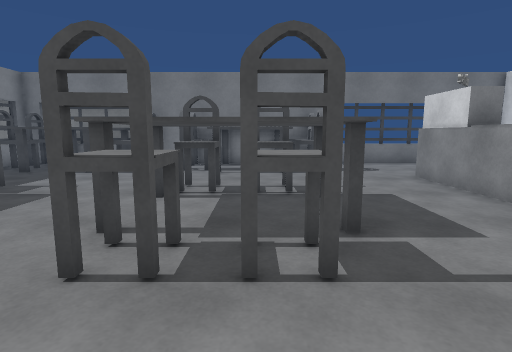
View 1 (above)

17 first-person views from a walk through a scene from a Unity 3-D project. The camera is 1.2 m above the floor, tilts 8° down and sees 80° across. The floor is counted in squares, 0.95 m on a side. Each view is taken from the middle of a square. On the plan, view 1 faces up. The plan holds only what a view shows up to about 14 squares ahead; the rest is blank. The player is left out. Door leaves are left out, so doorways stand open. Surface patterns are stand-ins for the level's own textures.

View 2
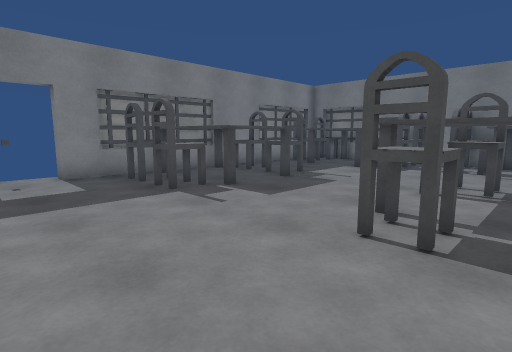

View 3
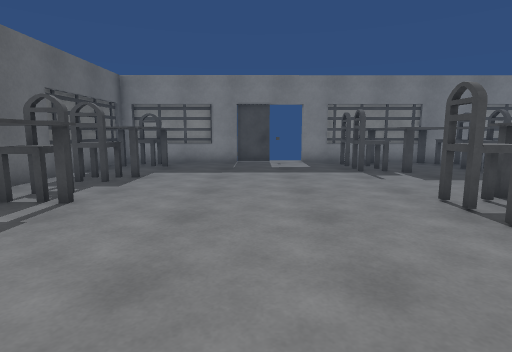

View 4
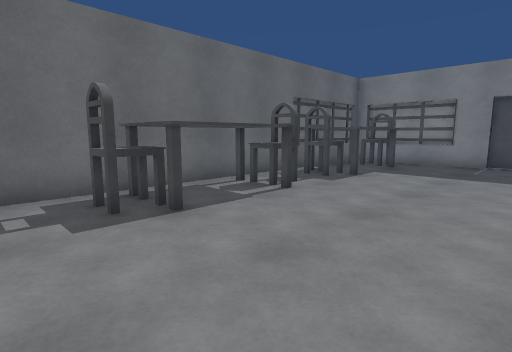

View 5
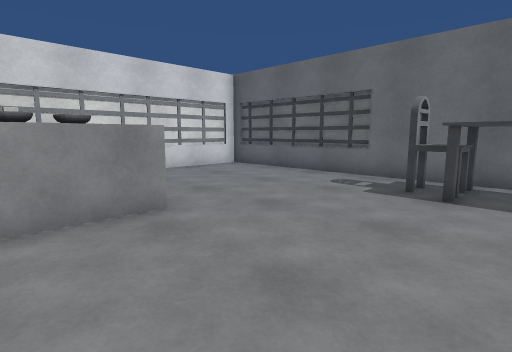

View 6
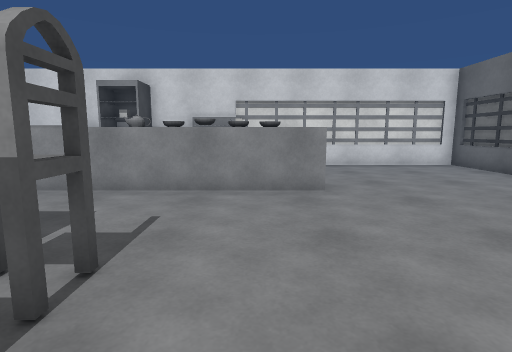

View 7
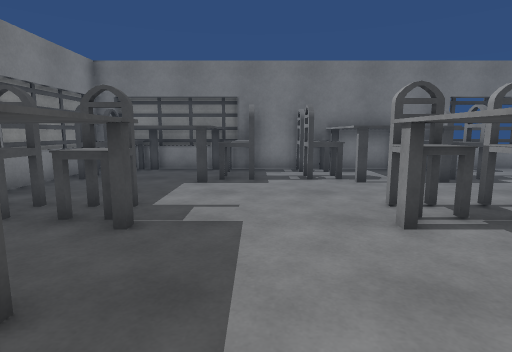

View 8
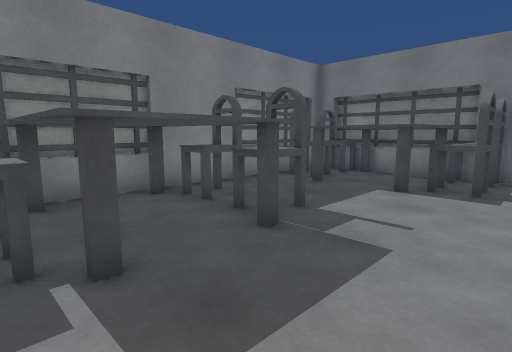

View 9
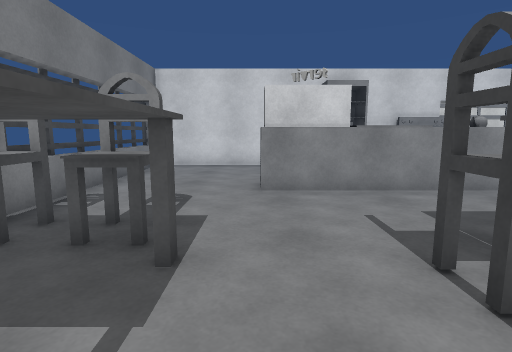

View 10
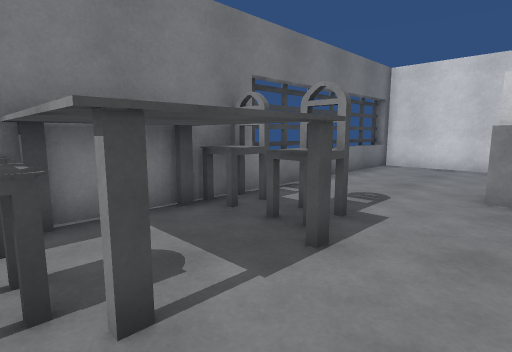

View 11
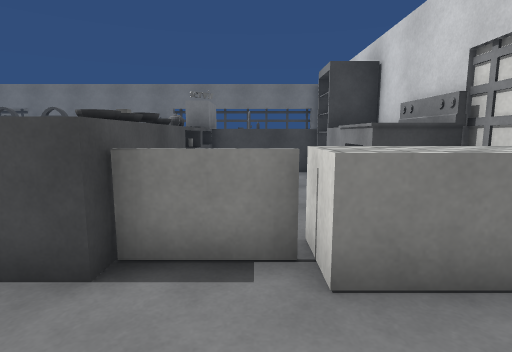

View 12
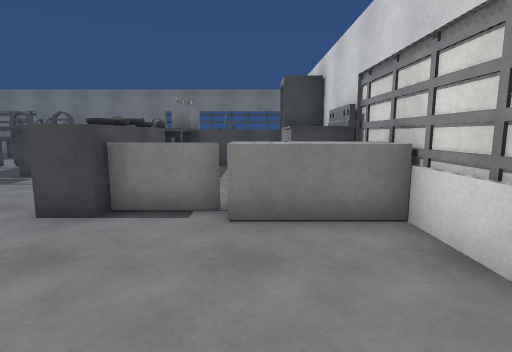

View 13
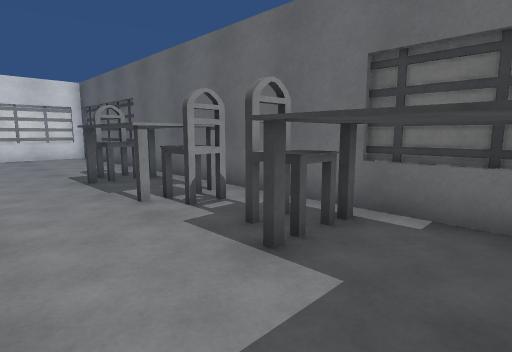

View 14
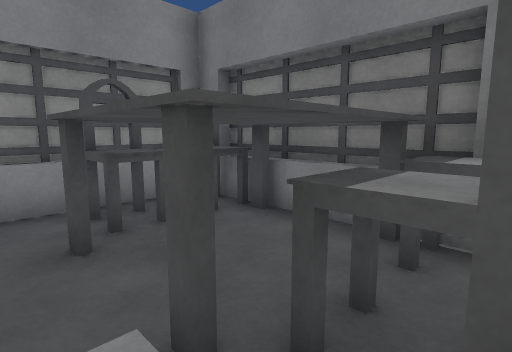

View 15
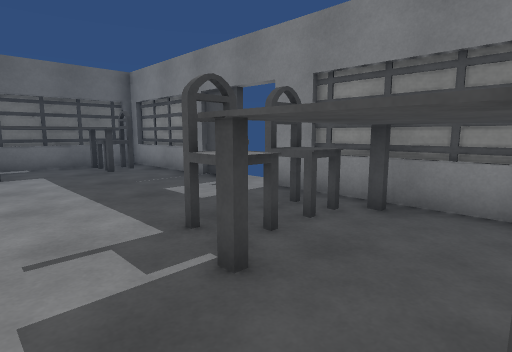

View 16
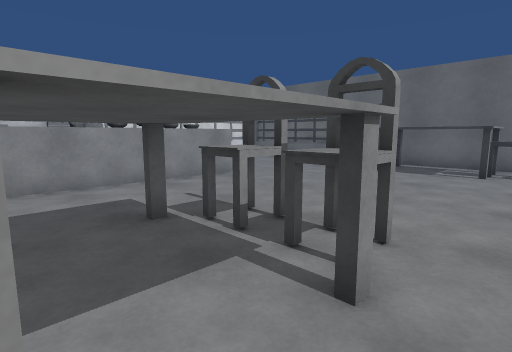

View 17
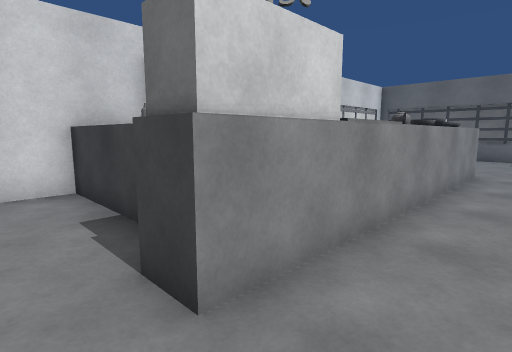

### Floor plan
Key: @ floor where view 1 was taken; # wall or solid block; . floor; D open door; = window, fence, low wall or low ledge; ^ raised ledge; T table; C chair; B bowl; L block; O other object.
Columns run from 10 left of view 1 to 10 right of it. Each row starts with its distance up from view 1.
 13 ###############=====#
 12 ##TTTT#.TTTT#.......#
 11 #^TTTT^.TTTT^.......#
 10 #.TTTT...TTT........#
  9 #...................#
  8 #..............#^^^^#
  7 #.CCC....CCC...#^^^^#
  6 #TCCC...CCCC...^ ..##
  5 #TTTT...TTTT...^ ..##
  4 #TTTT...TTTT...O#..^^
  3 #.CCC....CC....O#..^#
  2 #..............B...^#
  1 D..............B#.L #
  0 D.........@....^==LLL
 -1 #...................#
 -2 #...................#
 -3 #...................#
 -4 #...................#
 -5 #.CTTCC.CTTTC.......#
 -6 #.CTTT...TTT........#
 -7 #####################

Positions as (right, up) in squares from view 1, and headings:
1: (0, 0), facing up
2: (0, -1), facing up-left
3: (4, -1), facing left
4: (4, 0), facing down-left
5: (0, 2), facing down-right
6: (-2, 1), facing right
7: (-4, 2), facing up
8: (-3, 3), facing up-left
9: (-2, 9), facing right
10: (-2, 8), facing up-right
11: (7, -3), facing up
12: (8, -5), facing up
13: (-7, -2), facing down-right
14: (-4, 9), facing up-left
15: (-4, 6), facing down-left
16: (-3, 6), facing down-right
17: (3, 10), facing down-right
